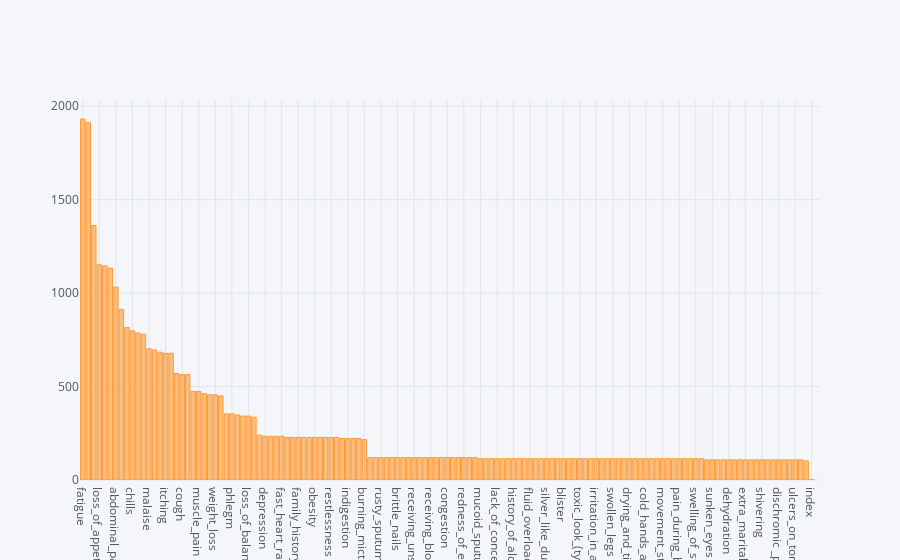

Notebook source saved alongside this figure:
### Code cell
#sorted based on most common symptomps
disyes.iplot(kind='bar',x='index',y=1)

### Figure 1 — Plotly figure (JSON) as saved in the notebook; plotly's stock layout.template omitted (floating-point values rounded to 4 significant figures; data arrays with more than 128 entries replaced by an {"elided": "..."} marker saying what was removed)
{"data": [{"marker": {"color": "rgba(255, 153, 51, 0.6)", "line": {"color": "rgba(255, 153, 51, 1.0)", "width": 1}}, "name": "1", "orientation": "v", "text": "", "type": "bar", "uid": "a83994b7-e51d-45e9-96f5-20d4ff6477e8", "x": {"elided": "134 str values"}, "y": {"elided": "134 mixed values"}}], "layout": {"legend": {"bgcolor": "#F5F6F9", "font": {"color": "#4D5663"}}, "paper_bgcolor": "#F5F6F9", "plot_bgcolor": "#F5F6F9", "title": {"font": {"color": "#4D5663"}}, "xaxis": {"gridcolor": "#E1E5ED", "showgrid": true, "tickfont": {"color": "#4D5663"}, "title": {"font": {"color": "#4D5663"}, "text": ""}, "zerolinecolor": "#E1E5ED"}, "yaxis": {"gridcolor": "#E1E5ED", "showgrid": true, "tickfont": {"color": "#4D5663"}, "title": {"font": {"color": "#4D5663"}, "text": ""}, "zerolinecolor": "#E1E5ED"}}}
